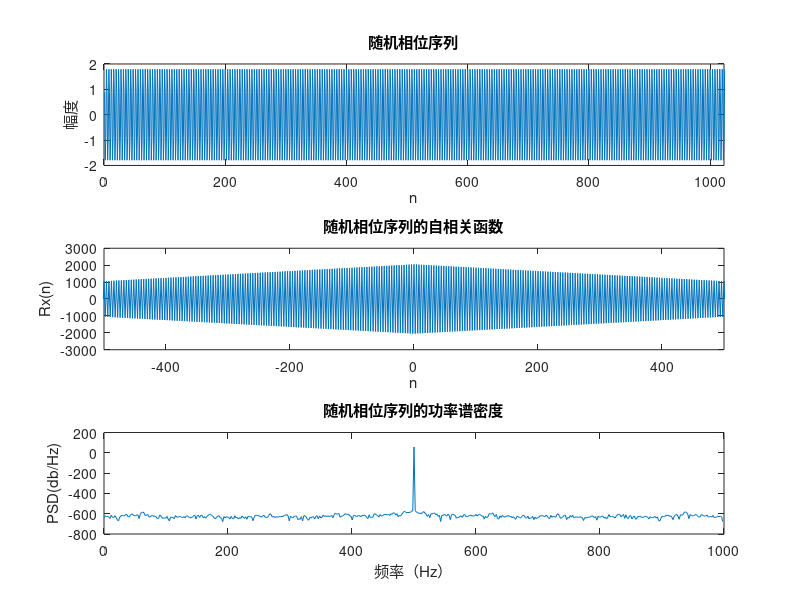

The MATLAB script that drew this image:
%%%%%%%%%%%%%%%%%%%%%%%%%%%%%%%%%%
%       随机信号分析实验
% 功能：计算随机相位信号的自相关函数和功率谱密度
% 作者：BenSmithLight
% 开源地址：https://github.com/BenSmithLight/Stochastic-signal-analysis-experiment
%%%%%%%%%%%%%%%%%%%%%%%%%%%%%%%%%%

%% 生成随机相位序列
% 设置序列长度和采样率
A = 2;
w = 1000 * pi;
N = 1024; % 序列长度
fs = 2000; % 采样率
t = (0:N - 1) / fs; % 时间序列

% 生成随机相位
n = 2 * pi * rand(1);

% 生成余弦信号序列
x = w * t + n;

% 生成叠加噪声的余弦信号序列
x = A * cos(x);

% 画出随机相位序列的图像
figure;
subplot(3, 1, 1)
plot(x)
xlim([0 N - 1])
xlabel('n')
ylabel('幅度')
title('随机相位序列')

%% 计算随机相位序列的自相关函数和功率谱密度
% 计算并画出随机相位序列的自相关函数
Rxx = xcorr(x); % 计算自相关函数
subplot(3, 1, 2)
plot(-N + 1:N - 1, Rxx)
xlim([-500 500])
xlabel('n')
ylabel('Rx(n)')
title('随机相位序列的自相关函数')

% 计算并画出随机相位序列的功率谱密度
pxx = periodogram(x); % 使用periodogram函数计算功率谱密度
f = (0:N / 2 - 1) * fs / N;
subplot(3, 1, 3)
plot(f, 10 * log(pxx(1:N / 2)))
xlabel('频率（Hz）')
ylabel('PSD(db/Hz)')
title('随机相位序列的功率谱密度')
